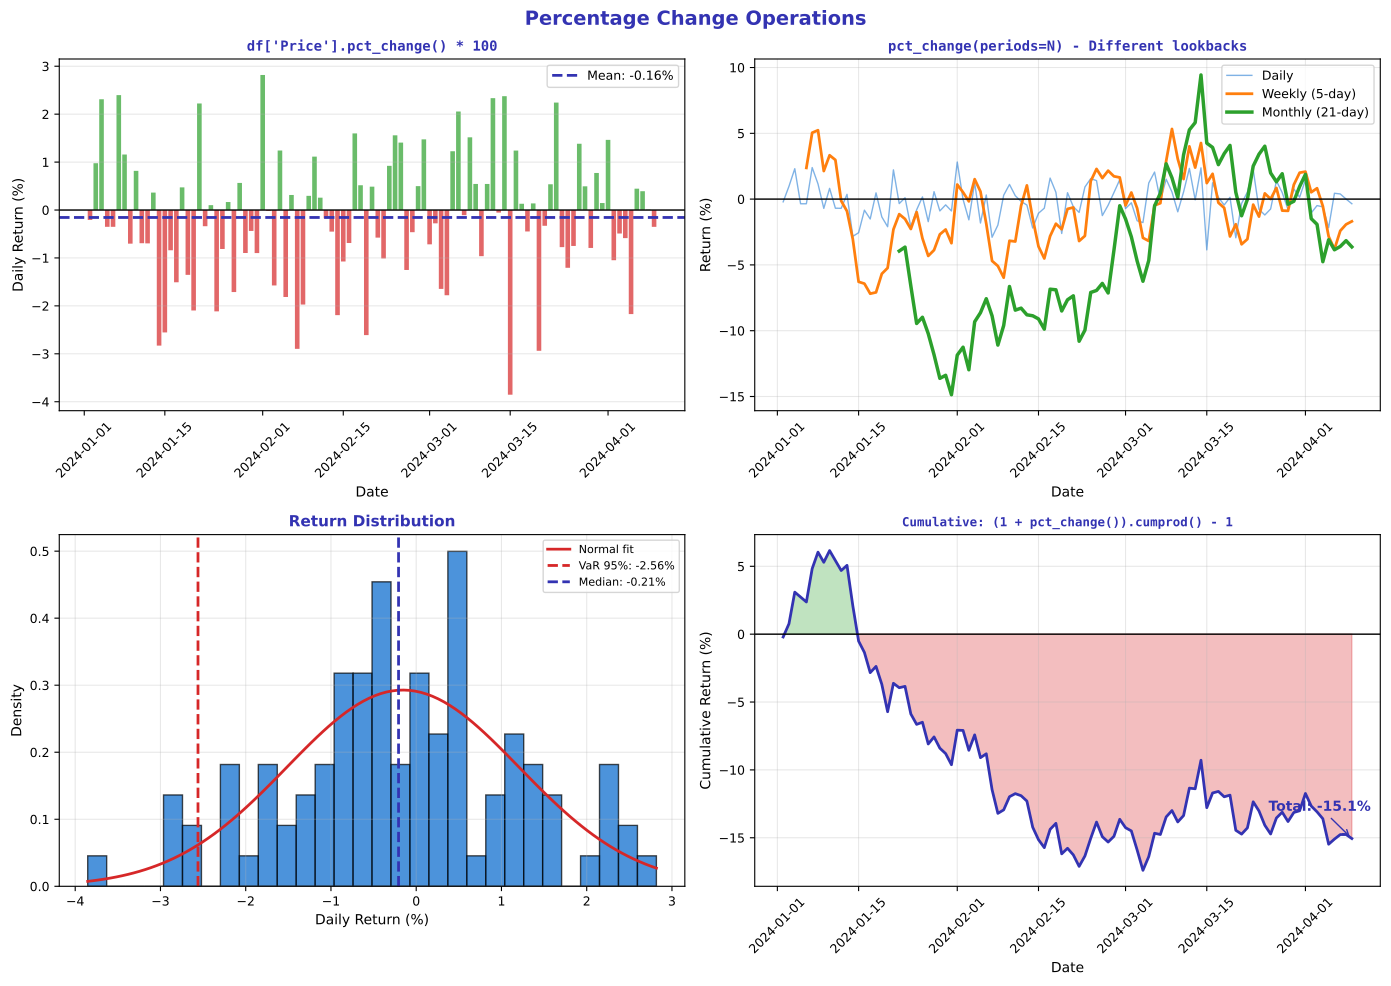

Recreate this plot in Python.
"""Percentage Change - Computing returns and growth rates"""
import matplotlib.pyplot as plt
import numpy as np
import pandas as pd
from pathlib import Path

# Standard matplotlib configuration
plt.rcParams.update({
    'font.size': 10,
    'axes.labelsize': 10,
    'axes.titlesize': 11,
    'xtick.labelsize': 9,
    'ytick.labelsize': 9,
    'legend.fontsize': 9,
    'figure.figsize': (10, 6),
    'figure.dpi': 150
})

# Course colors
MLPURPLE = '#3333B2'
MLLAVENDER = '#ADADE0'
MLBLUE = '#0066CC'
MLORANGE = '#FF7F0E'
MLGREEN = '#2CA02C'
MLRED = '#D62728'

# Generate stock data
np.random.seed(42)
dates = pd.date_range('2024-01-01', periods=100, freq='D')
prices = 100 * np.exp(np.cumsum(np.random.randn(100) * 0.015))
df = pd.DataFrame({'Price': prices}, index=dates)

# Calculate various returns
df['Daily_Pct'] = df['Price'].pct_change() * 100
df['Weekly_Pct'] = df['Price'].pct_change(periods=5) * 100
df['Monthly_Pct'] = df['Price'].pct_change(periods=21) * 100

fig, axes = plt.subplots(2, 2, figsize=(14, 10))
fig.suptitle('Percentage Change Operations', fontsize=14, fontweight='bold', color=MLPURPLE)

# Plot 1: Daily returns
ax1 = axes[0, 0]
returns = df['Daily_Pct'].dropna()
colors = [MLGREEN if r >= 0 else MLRED for r in returns]
ax1.bar(returns.index, returns, color=colors, alpha=0.7, width=0.8)
ax1.axhline(0, color='black', linewidth=1)
ax1.axhline(returns.mean(), color=MLPURPLE, linestyle='--', linewidth=2,
            label=f'Mean: {returns.mean():.2f}%')

ax1.set_xlabel('Date', fontsize=10)
ax1.set_ylabel('Daily Return (%)', fontsize=10)
ax1.set_title("df['Price'].pct_change() * 100", fontsize=10,
              fontweight='bold', color=MLPURPLE, family='monospace')
ax1.tick_params(axis='x', rotation=45)
ax1.legend(fontsize=9)
ax1.grid(axis='y', alpha=0.3)

# Plot 2: Different periods comparison
ax2 = axes[0, 1]
ax2.plot(df.index, df['Daily_Pct'], color=MLBLUE, alpha=0.5, linewidth=1, label='Daily')
ax2.plot(df.index, df['Weekly_Pct'], color=MLORANGE, linewidth=2, label='Weekly (5-day)')
ax2.plot(df.index, df['Monthly_Pct'], color=MLGREEN, linewidth=2.5, label='Monthly (21-day)')
ax2.axhline(0, color='black', linewidth=1)

ax2.set_xlabel('Date', fontsize=10)
ax2.set_ylabel('Return (%)', fontsize=10)
ax2.set_title("pct_change(periods=N) - Different lookbacks", fontsize=10,
              fontweight='bold', color=MLPURPLE, family='monospace')
ax2.tick_params(axis='x', rotation=45)
ax2.legend(fontsize=9)
ax2.grid(alpha=0.3)

# Plot 3: Return distribution
ax3 = axes[1, 0]
ax3.hist(returns, bins=30, density=True, alpha=0.7, color=MLBLUE, edgecolor='black')

# Normal distribution overlay
x = np.linspace(returns.min(), returns.max(), 100)
mu, std = returns.mean(), returns.std()
normal = (1/(std * np.sqrt(2*np.pi))) * np.exp(-0.5*((x - mu)/std)**2)
ax3.plot(x, normal, color=MLRED, linewidth=2, label='Normal fit')

# Mark key percentiles
for pct, color, label in [(5, MLRED, 'VaR 95%'), (50, MLPURPLE, 'Median')]:
    val = np.percentile(returns, pct)
    ax3.axvline(val, color=color, linestyle='--', linewidth=2, label=f'{label}: {val:.2f}%')

ax3.set_xlabel('Daily Return (%)', fontsize=10)
ax3.set_ylabel('Density', fontsize=10)
ax3.set_title('Return Distribution', fontsize=11, fontweight='bold', color=MLPURPLE)
ax3.legend(fontsize=8)
ax3.grid(alpha=0.3)

# Plot 4: Cumulative returns
ax4 = axes[1, 1]
cumulative = (1 + df['Daily_Pct']/100).cumprod() - 1
cumulative = cumulative * 100

ax4.fill_between(df.index, 0, cumulative, where=cumulative >= 0,
                 color=MLGREEN, alpha=0.3, interpolate=True)
ax4.fill_between(df.index, 0, cumulative, where=cumulative < 0,
                 color=MLRED, alpha=0.3, interpolate=True)
ax4.plot(df.index, cumulative, color=MLPURPLE, linewidth=2)

ax4.axhline(0, color='black', linewidth=1)
ax4.set_xlabel('Date', fontsize=10)
ax4.set_ylabel('Cumulative Return (%)', fontsize=10)
ax4.set_title("Cumulative: (1 + pct_change()).cumprod() - 1", fontsize=9,
              fontweight='bold', color=MLPURPLE, family='monospace')
ax4.tick_params(axis='x', rotation=45)
ax4.grid(alpha=0.3)

# Add final return annotation
final_ret = cumulative.iloc[-1]
ax4.annotate(f'Total: {final_ret:.1f}%', xy=(df.index[-1], final_ret),
             xytext=(-60, 20), textcoords='offset points',
             fontsize=10, fontweight='bold', color=MLPURPLE,
             arrowprops=dict(arrowstyle='->', color=MLPURPLE))

plt.tight_layout()
plt.savefig(Path(__file__).parent / 'chart.pdf', dpi=300, bbox_inches='tight')
plt.close()
